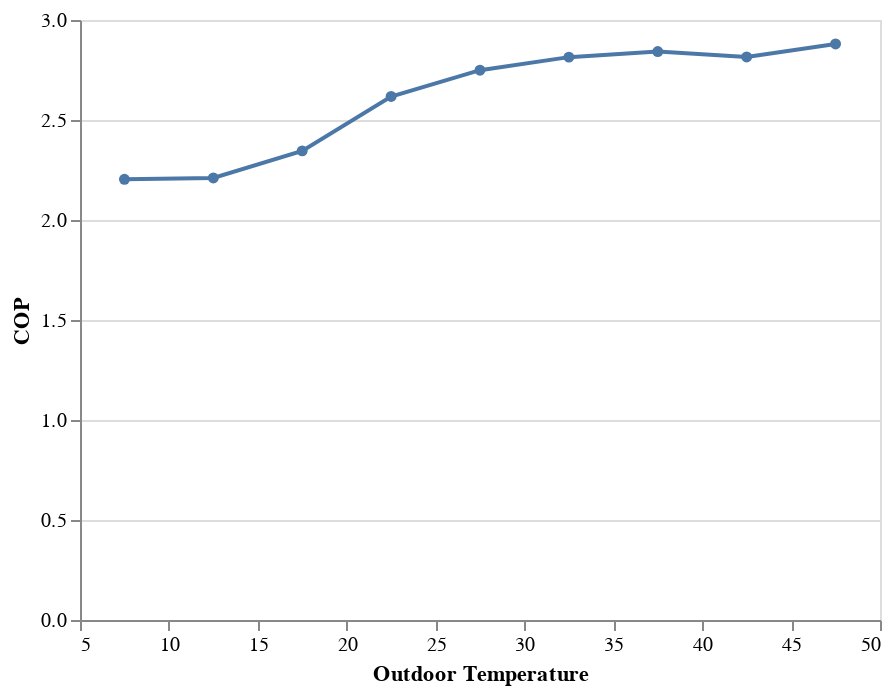

The cell this chart's notebook holds for it:
### Code cell
line = alt.Chart(dfb).mark_line(point=True).encode(
    x = alt.X('Adj Outdoor Temp', bin=alt.Bin(maxbins=10), axis=alt.Axis(title='Outdoor Temperature')),
    y = alt.Y('mean(COP)', axis=alt.Axis(title='COP')),
)

#middle_50 = alt.Chart(dfb).mark_area(opacity=0.3).encode(
#    x = alt.X('Adj Outdoor Temp', bin=alt.Bin(maxbins=10)),
#    y=alt.Y('q1(COP)', axis=alt.Axis(title='COP')),
#    y2='q3(COP)'
#)

line

### Figure 1 — Vega-Lite specification as saved in the notebook (floating-point values rounded to 4 significant figures)
{"$schema": "https://vega.github.io/schema/vega-lite/v2.4.3.json", "config": {"view": {"height": 300, "width": 400}}, "data": {"values": [{"Adj Outdoor Temp": 16.95, "COP": 2.225, "Cycles/Hour": 0.3035, "Remote Thermostat": false}, {"Adj Outdoor Temp": 12.8, "COP": 1.988, "Cycles/Hour": 0.2437, "Remote Thermostat": false}, {"Adj Outdoor Temp": 15.61, "COP": 2.084, "Cycles/Hour": 0.3065, "Remote Thermostat": false}, {"Adj Outdoor Temp": 26.08, "COP": 2.587, "Cycles/Hour": 0.2461, "Remote Thermostat": false}, {"Adj Outdoor Temp": 14.25, "COP": 2.231, "Cycles/Hour": 0.1857, "Remote Thermostat": false}, {"Adj Outdoor Temp": 15.42, "COP": 2.217, "Cycles/Hour": 0.3114, "Remote Thermostat": false}, {"Adj Outdoor Temp": 12.36, "COP": 2.173, "Cycles/Hour": 0.3132, "Remote Thermostat": false}, {"Adj Outdoor Temp": 19.53, "COP": 2.27, "Cycles/Hour": 0.3146, "Remote Thermostat": false}, {"Adj Outdoor Temp": 13.72, "COP": 2.322, "Cycles/Hour": 0.2532, "Remote Thermostat": false}, {"Adj Outdoor Temp": 9.323, "COP": 2.203, "Cycles/Hour": 0.2544, "Remote Thermostat": false}, {"Adj Outdoor Temp": 11.41, "COP": 2.201, "Cycles/Hour": 0.3198, "Remote Thermostat": false}, {"Adj Outdoor Temp": 11.95, "COP": 2.293, "Cycles/Hour": 0.2573, "Remote Thermostat": false}, {"Adj Outdoor Temp": 11.25, "COP": 2.264, "Cycles/Hour": 0.2588, "Remote Thermostat": false}, {"Adj Outdoor Temp": 27.87, "COP": 2.544, "Cycles/Hour": 0.3907, "Remote Thermostat": false}, {"Adj Outdoor Temp": 26.45, "COP": 2.772, "Cycles/Hour": 0.7872, "Remote Thermostat": false}, {"Adj Outdoor Temp": 17.91, "COP": 2.512, "Cycles/Hour": 0.2635, "Remote Thermostat": false}, {"Adj Outdoor Temp": 17.01, "COP": 2.399, "Cycles/Hour": 0.3316, "Remote Thermostat": false}, {"Adj Outdoor Temp": 26.02, "COP": 2.776, "Cycles/Hour": 1.001, "Remote Thermostat": false}, {"Adj Outdoor Temp": 28.31, "COP": 2.513, "Cycles/Hour": 1.745, "Remote Thermostat": false}, {"Adj Outdoor Temp": 27.49, "COP": 2.764, "Cycles/Hour": 3.329, "Remote Thermostat": false}, {"Adj Outdoor Temp": 28.97, "COP": 2.84, "Cycles/Hour": 1.883, "Remote Thermostat": false}, {"Adj Outdoor Temp": 25.25, "COP": 2.888, "Cycles/Hour": 1.617, "Remote Thermostat": false}, {"Adj Outdoor Temp": 28.33, "COP": 2.749, "Cycles/Hour": 3.132, "Remote Thermostat": false}, {"Adj Outdoor Temp": 28.35, "COP": 2.852, "Cycles/Hour": 2.925, "Remote Thermostat": false}, {"Adj Outdoor Temp": 30.87, "COP": 2.701, "Cycles/Hour": 2.357, "Remote Thermostat": false}, {"Adj Outdoor Temp": 30.03, "COP": 2.639, "Cycles/Hour": 4.01, "Remote Thermostat": false}, {"Adj Outdoor Temp": 25.68, "COP": 2.77, "Cycles/Hour": 1.945, "Remote Thermostat": false}, {"Adj Outdoor Temp": 22.28, "COP": 2.56, "Cycles/Hour": 0.3013, "Remote Thermostat": false}, {"Adj Outdoor Temp": 24.63, "COP": 2.415, "Cycles/Hour": 0.3036, "Remote Thermostat": false}, {"Adj Outdoor Temp": 19.07, "COP": 2.713, "Cycles/Hour": 0.3059, "Remote Thermostat": false}, {"Adj Outdoor Temp": 24.7, "COP": 2.877, "Cycles/Hour": 2.342, "Remote Thermostat": false}, {"Adj Outdoor Temp": 26.0, "COP": 2.966, "Cycles/Hour": 1.732, "Remote Thermostat": false}, {"Adj Outdoor Temp": 25.9, "COP": 2.713, "Cycles/Hour": 1.824, "Remote Thermostat": false}, {"Adj Outdoor Temp": 27.32, "COP": 2.754, "Cycles/Hour": 3.992, "Remote Thermostat": false}, {"Adj Outdoor Temp": 25.79, "COP": 2.873, "Cycles/Hour": 0.2758, "Remote Thermostat": false}, {"Adj Outdoor Temp": 26.52, "COP": 2.624, "Cycles/Hour": 4.931, "Remote Thermostat": false}, {"Adj Outdoor Temp": 38.1, "COP": 2.771, "Cycles/Hour": 2.556, "Remote Thermostat": true}, {"Adj Outdoor Temp": 39.96, "COP": 2.784, "Cycles/Hour": 2.464, "Remote Thermostat": true}, {"Adj Outdoor Temp": 40.9, "COP": 2.798, "Cycles/Hour": 2.494, "Remote Thermostat": true}, {"Adj Outdoor Temp": 36.44, "COP": 2.924, "Cycles/Hour": 3.362, "Remote Thermostat": true}, {"Adj Outdoor Temp": 38.39, "COP": 2.898, "Cycles/Hour": 3.576, "Remote Thermostat": true}, {"Adj Outdoor Temp": 42.63, "COP": 2.678, "Cycles/Hour": 3.884, "Remote Thermostat": true}, {"Adj Outdoor Temp": 41.5, "COP": 2.863, "Cycles/Hour": 4.072, "Remote Thermostat": true}, {"Adj Outdoor Temp": 34.99, "COP": 3.103, "Cycles/Hour": 3.578, "Remote Thermostat": true}, {"Adj Outdoor Temp": 39.65, "COP": 2.909, "Cycles/Hour": 3.759, "Remote Thermostat": true}, {"Adj Outdoor Temp": 41.13, "COP": 2.693, "Cycles/Hour": 3.811, "Remote Thermostat": true}, {"Adj Outdoor Temp": 40.75, "COP": 2.585, "Cycles/Hour": 3.572, "Remote Thermostat": true}, {"Adj Outdoor Temp": 41.15, "COP": 2.735, "Cycles/Hour": 3.903, "Remote Thermostat": true}, {"Adj Outdoor Temp": 40.07, "COP": 2.757, "Cycles/Hour": 3.96, "Remote Thermostat": true}, {"Adj Outdoor Temp": 40.49, "COP": 3.017, "Cycles/Hour": 3.869, "Remote Thermostat": true}, {"Adj Outdoor Temp": 43.35, "COP": 2.796, "Cycles/Hour": 4.219, "Remote Thermostat": true}, {"Adj Outdoor Temp": 46.66, "COP": 2.606, "Cycles/Hour": 4.273, "Remote Thermostat": true}, {"Adj Outdoor Temp": 42.91, "COP": 2.817, "Cycles/Hour": 4.186, "Remote Thermostat": true}, {"Adj Outdoor Temp": 44.21, "COP": 2.685, "Cycles/Hour": 4.397, "Remote Thermostat": true}, {"Adj Outdoor Temp": 39.57, "COP": 2.766, "Cycles/Hour": 4.468, "Remote Thermostat": true}, {"Adj Outdoor Temp": 44.33, "COP": 2.643, "Cycles/Hour": 4.355, "Remote Thermostat": true}, {"Adj Outdoor Temp": 43.48, "COP": 3.137, "Cycles/Hour": 4.752, "Remote Thermostat": true}, {"Adj Outdoor Temp": 42.5, "COP": 2.756, "Cycles/Hour": 4.321, "Remote Thermostat": true}, {"Adj Outdoor Temp": 44.96, "COP": 2.738, "Cycles/Hour": 4.546, "Remote Thermostat": true}, {"Adj Outdoor Temp": 46.23, "COP": 2.959, "Cycles/Hour": 4.786, "Remote Thermostat": true}, {"Adj Outdoor Temp": 45.83, "COP": 2.829, "Cycles/Hour": 4.573, "Remote Thermostat": true}, {"Adj Outdoor Temp": 47.87, "COP": 2.658, "Cycles/Hour": 4.627, "Remote Thermostat": true}, {"Adj Outdoor Temp": 46.4, "COP": 2.851, "Cycles/Hour": 4.519, "Remote Thermostat": true}, {"Adj Outdoor Temp": 43.57, "COP": 3.083, "Cycles/Hour": 4.654, "Remote Thermostat": true}, {"Adj Outdoor Temp": 45.62, "COP": 2.995, "Cycles/Hour": 4.712, "Remote Thermostat": true}, {"Adj Outdoor Temp": 46.04, "COP": 2.929, "Cycles/Hour": 4.777, "Remote Thermostat": true}, {"Adj Outdoor Temp": 47.83, "COP": 2.818, "Cycles/Hour": 4.847, "Remote Thermostat": true}, {"Adj Outdoor Temp": 46.57, "COP": 3.278, "Cycles/Hour": 4.853, "Remote Thermostat": true}, {"Adj Outdoor Temp": 44.21, "COP": 3.074, "Cycles/Hour": 4.177, "Remote Thermostat": true}]}, "encoding": {"x": {"axis": {"title": "Outdoor Temperature"}, "bin": {"maxbins": 10}, "field": "Adj Outdoor Temp", "type": "quantitative"}, "y": {"aggregate": "mean", "axis": {"title": "COP"}, "field": "COP", "type": "quantitative"}}, "mark": {"point": true, "type": "line"}}
